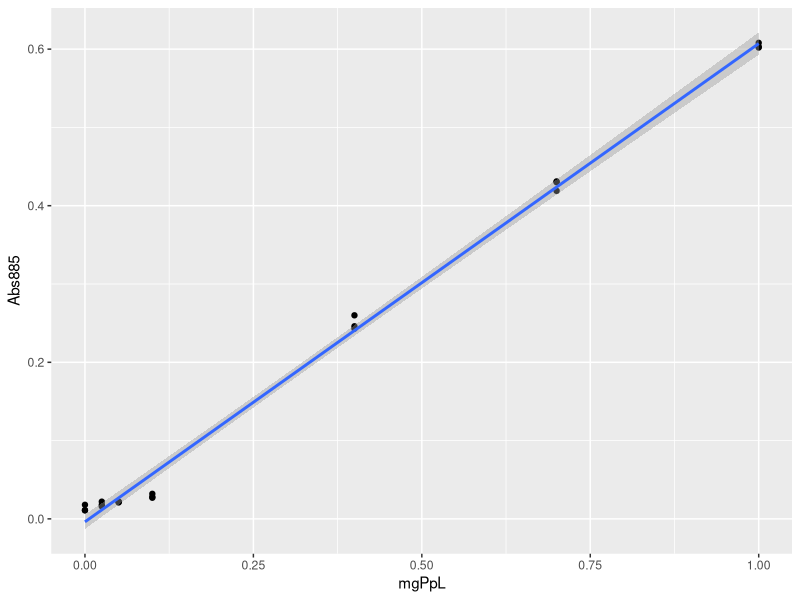

Reproduce this figure in R. (Note: this script raises an error after producing the figure.)
library(readr); library(tidyverse)
#bring in N & C data, processed through Allen's lab late 2017
stoich<-read.csv("./FEn17_data/171204_PratherPopejoy_processed_data.csv",
                 stringsAsFactors = F) %>% 
  mutate(perC=C_mg/Amount_mg*100,
         perN=N_mg/Amount_mg*100,
         C_mg_mgDW=C_mg/Amount_mg,
         N_mg_mgDW=N_mg/Amount_mg,
         moleC=C_mg_mgDW/12,
         moleN=N_mg_mgDW/14,
         moleCtN=moleC/moleN)
#bring in phosphorus data, collected by TPD early 2018
phos<-read.csv("./FEn17_data/PeriPhosphorus.csv", stringsAsFactors = F)
PStand<-phos[1:24,]
PstandC<-lm(Abs885~mgPpL, PStand[PStand$mgPpL!=.2,]) #.2 are outliers
summary(PstandC) #need R2 to be >0.99
#plot of standard curve
ggplot(PStand[PStand$mgPpL!=.2,], aes(x=mgPpL, y=Abs885))+geom_point()+
  geom_smooth(method='lm',formula=y~x)
#save the coefficients for calculation of P in samples
Pb=coefficients(PstandC)[1] 
Pa=coefficients(PstandC)[2]
phos <- phos %>% mutate(mgPpLCAL=((phos$Abs885-Pb)/Pa)*Dilution, #mg P per Liter
                        P_mg_mgDW=(mgPpLCAL/DryWeight)*.012, #mg P per mg DW
                        moleP=P_mg_mgDW/31, #moles of P per DW
                        perP=P_mg_mgDW*100) #percentage of P per DW
colnames(phos)[5]<-"DryWeight.mg"
phos$Treatment<-Treat[match(phos$Enc,Treat$Enclosure2),3]
#what do my non-periphyton samples look like (Reach scale)
phos %>% filter(Type.1 =="invert")
#join N, C, and P data and calculate molar ratios per DW
OKStoich<-merge(stoich[stoich$Enc!="",-c(1,2)],phos[,-c(6:8)], by="Enc")%>%
  mutate(CtP=moleC/moleP,
         NtP=moleN/moleP)

biostoich<-OKStoich %>% left_join(MusBiomass, by=c("Enc"="Enc2")) %>%
  mutate(ACTC=replace_na(ACT,0),
         AMBC=replace_na(AMB,0)) 
names(biostoich)

#### stats ####
# Nitrogen to Phosphorus
ggplot(biostoich, aes(y=NtP))+geom_point(aes(x=ACTC), color="blue")+
  geom_point(aes(x=AMBC), color="red")
NtpAnova1<-aov(NtP~Treatment.x, data=biostoich)
summary(NtpAnova)
plot(NtpAnova)
TukeyHSD(NtpAnova)
library(lsmeans)
leastmNTP<-lsmeans(NtpAnova, "Treatment.x",adjust="tukey")
cld(leastmNTP, alpha=.05, Letters=letters)
# Carbon to Nitrogen
ggplot(biostoich, aes(y=moleCtN))+geom_point(aes(x=ACTC), color="blue")+
  geom_point(aes(x=AMBC), color="red")
CtnAnova<-lm(moleCtN~AMBC, data=biostoich)
summary(CtnAnova) # marginal
plot(CtnAnova)
TukeyHSD(CtnAnova)
leastmCTN<-lsmeans(CtnAnova, "Treatment.x",adjust="tukey")
cld(leastmCTN, alpha=.05, Letters=letters)
# Carbon to Phosphorus
ggplot(biostoich, aes(y=CtP))+geom_point(aes(x=ACTC), color="blue")+
  geom_point(aes(x=AMBC), color="red")
CtpAnova<-aov(CtP~Treatment.x, data=biostoich)
summary(CtpAnova)
plot(CtpAnova)
TukeyHSD(CtpAnova)
leastmCTP<-lsmeans(CtpAnova, "Treatment.x",adjust="tukey")
cld(leastmCTP, alpha=.05, Letters=letters)
